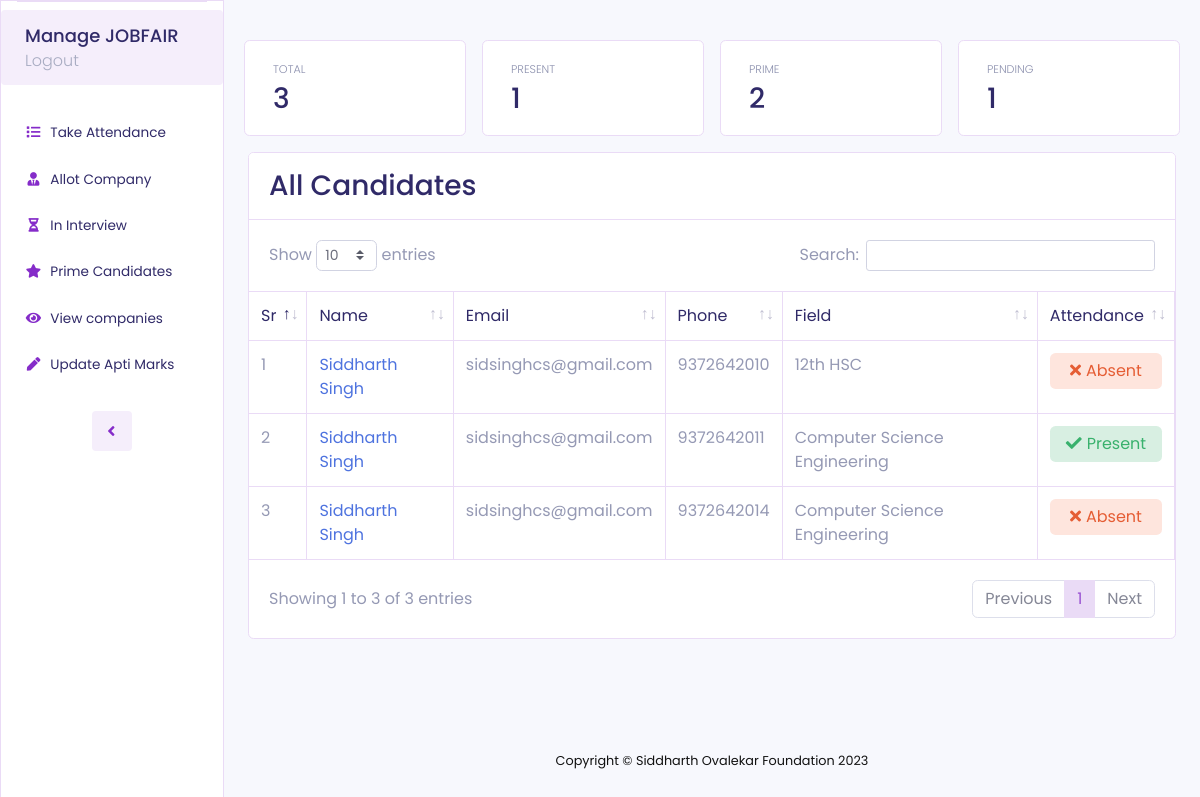
Page /admin/index.php (signed in) on the earlier database version.
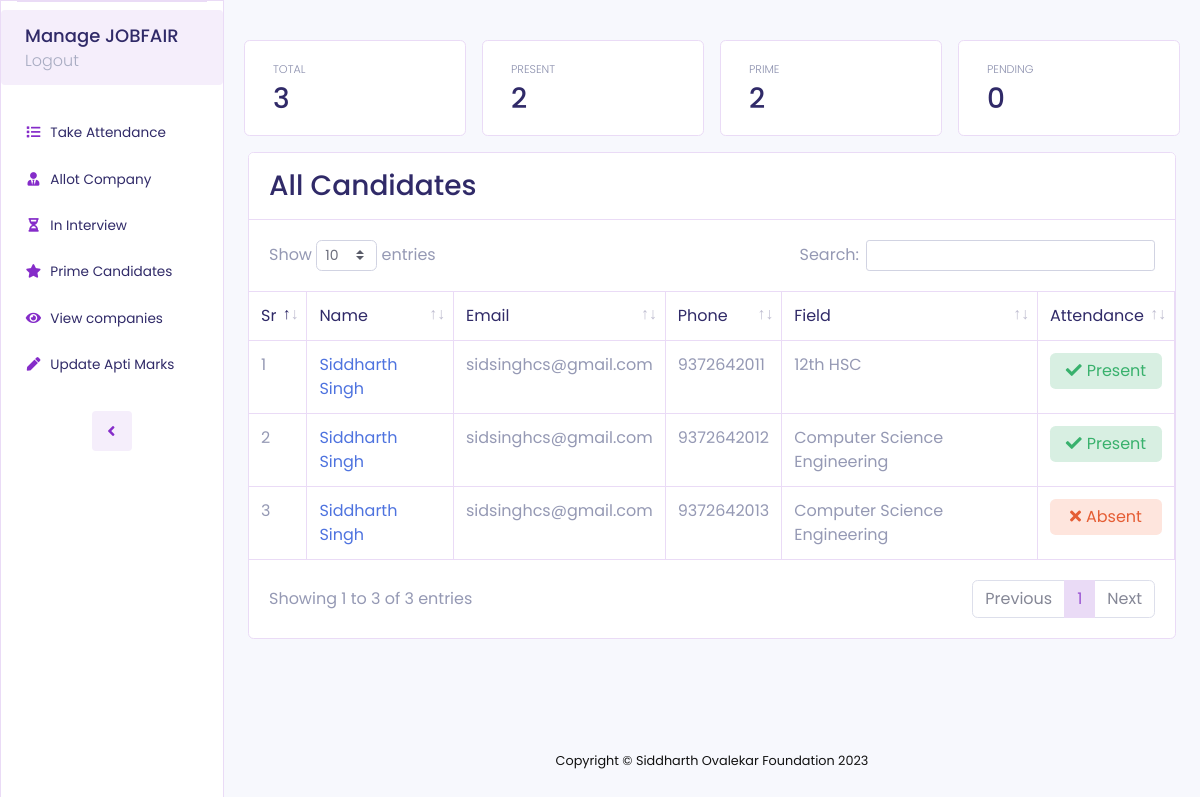
Same page on the later database version.
### tables this page shows
CREATE TABLE `students` (
  `id` int(11) NOT NULL,
  `first_name` varchar(50) NOT NULL,
  `last_name` varchar(50) NOT NULL,
  `phone` varchar(50) NOT NULL,
  `email` varchar(500) NOT NULL,
  `college` varchar(250) NOT NULL,
  `category` varchar(100) NOT NULL,
  `field` varchar(300) NOT NULL,
  `tenth_marks` float NOT NULL,
  `twelfth_marks` float NOT NULL DEFAULT 0,
  `degree_marks` float NOT NULL DEFAULT 0,
  `year_of_passing` int(11) NOT NULL,
  `path` varchar(1000) NOT NULL,
  `dob` date NOT NULL,
  `attended` int(11) NOT NULL DEFAULT 0,
  `top` int(11) NOT NULL DEFAULT 0,
  `apti_marks` int(11) NOT NULL DEFAULT 0
);

### admin/index.php (the view, shortened to what the changed rows need)
<?php
  include("partial.php");
?>
<!DOCTYPE html>
<html lang="en">
<head>
    <link href="assets/vendor/fontawesome-free/css/all.min.css" rel="stylesheet" type="text/css">
    <link href="assets/vendor/datatables/dataTables.bootstrap4.min.css" rel="stylesheet">
    <link href="assets/css/sb-admin-2.min.css" rel="stylesheet">
</head>
<body id="page-top">
    <div id="wrapper">
        <?php
          $q2 = "select count(*) as count from students where attended = 1";
          $q4 = "select count(*) as count from allotments where status = 'pending'";
          $c2 = mysqli_query($conn, $q2)->fetch_assoc()["count"];
          $c4 = mysqli_query($conn, $q4)->fetch_assoc()["count"];
        ?>
        <div id="content-wrapper" class="d-flex flex-column">
            <div id="content">
                <div class="container-fluid mt-md-4">
                    <div class="row">
                        <div class="col-lg-3 col-md-6 col-xs-12 py-1 py-md-2 py-lg-3">
                            <div class="card " style="padding: 20px;background-color: #fff;">
                                <div class="col mr-2 d-flex h-100" style="flex-direction: column;justify-content:end!important;">
                                    <div class="text-xs mycardsubtitle font-weight-light text-uppercase mb-1" style="color:#8c90ae">Present </div>
                                    <h3 class="m-0 font-weight-medium" style="color: #302a68;"><?php echo $c2; ?><span style="font-size:16px"></span></h3>
                                </div>
                            </div>
                        </div>
                        <div class="col-lg-3 col-md-6 col-xs-12 py-1 py-md-2 py-lg-3">
                            <div class="card " style="padding: 20px;background-color: #fff;">
                                <div class="col mr-2 d-flex h-100" style="flex-direction: column;justify-content:end!important;">
                                    <div class="text-xs mycardsubtitle font-weight-light text-uppercase mb-1" style="color:#8c90ae">Pending </div>
                                    <h3 class="m-0 font-weight-medium" style="color: #302a68;"><?php echo $c4; ?><span style="font-size:16px"></span></h3>
                                </div>
                            </div>
                        </div>
                    </div>
                    <div class="card mb-4">
                        <div class="card-body p-0">
                            <div class="table-responsive">
                                <table class="table table-bordered" id="dataTable" width="100%" cellspacing="0">
                                    <thead>
                                        <tr>
                                            <th>Sr</th>
                                            <th>Name</th>
                                            <th>Email</th>
                                            <th>Phone</th>
                                            <th>Field</th>
                                            <th>Attendance</th>
                                        </tr>
                                    </thead>
                                    <tbody>
                                    <?php
                                        $q= "select * from students";
                                        $r= mysqli_query($conn, $q);
                                        $i= 1;
                                        while($res=$r->fetch_assoc()){
                                          $btn = "";
                                          if($res["attended"] == 1){
                                              $btn = "<button status='".$res['attended']."' value='".$res['phone']."' onclick='test(this)' style='background-color: #d8efe2!important;border: none;' class='btn btn-success btn-icon-split ml-sm-0 w-100'>
                                              <span class='text' style='color: #39b16d;font-weight: 400;'><i class='fas fa-check' style='margin-right: 5px;'></i>Present</span>
                                              </button>";
                                          }
                                          else{
                                            $btn = "<button status='".$res['attended']."' value='".$res['phone']."' onclick='test(this)' style='background-color: #fee5dd!important;border: none;' class='btn btn-success btn-icon-split ml-sm-0 w-100'>
                                            <span class='text' style='color: #e55d34;font-weight: 400;'><i class='fas fa-times' style='margin-right: 5px;'></i>Absent</span>
                                        </button>";
                                          }
                                            echo "<tr>
                                                    <td>".$i."</td>
                                                    <td><a href='view.php?phone=".$res['phone']."' target='_blank'>".$res['first_name']." ".$res['last_name']."</a></td>
                                                    <td>".$res['email']."</td>
                                                    <td>".$res['phone']."</td>
                                                    <td>".$res['field']."</td>
                                                    <td>".$btn."
                                                  </td>
                                                </tr>";
                                            $i++;
                                        }
                                      ?>
                                    </tbody>
                                </table>
                            </div>
                        </div>
                    </div>
                </div>
            </div>
        </div>
    </div>
</body>
</html>

Differences in the rows shown:
removed students: first_name "Siddharth", last_name "Singh", email "sidsinghcs@gmail.com", phone "9372642010", field "12th HSC"
removed students: first_name "Siddharth", last_name "Singh", email "sidsinghcs@gmail.com", phone "9372642014", field "Computer Science Engineering"
changed students id 9372642011: field "Computer Science Engineering" → "12th HSC"
added students: first_name "Siddharth", last_name "Singh", email "sidsinghcs@gmail.com", phone "9372642012", field "Computer Science Engineering"
added students: first_name "Siddharth", last_name "Singh", email "sidsinghcs@gmail.com", phone "9372642013", field "Computer Science Engineering"
Other differences:
$c2: "1" → "2"
$c4: "1" → "0"
